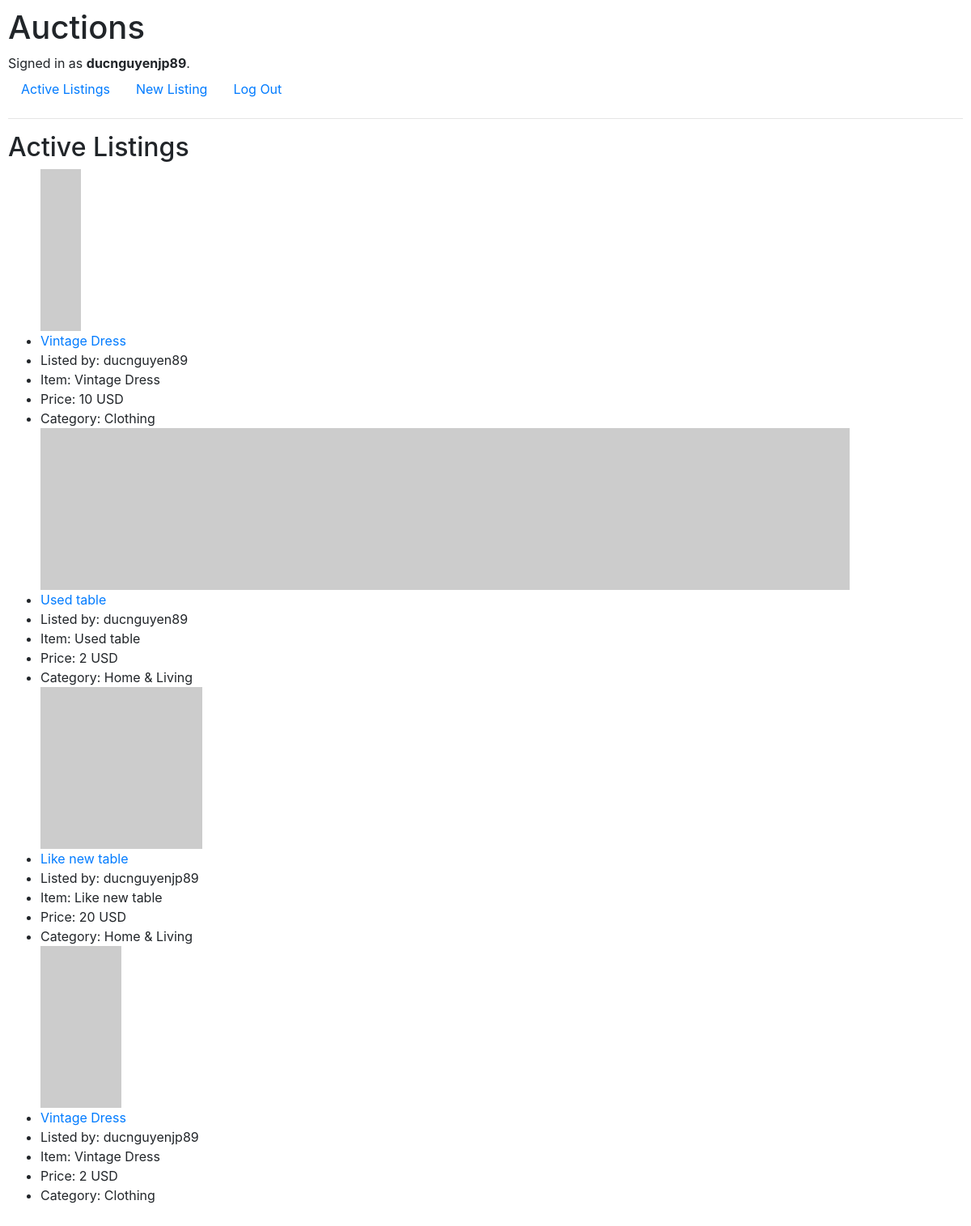
The page / (signed in) on the database its author committed.
### auctions/models.py (models this page shows, shortened)
class User(AbstractUser):
    pass

class ListingPage(models.Model):
    user = models.CharField(max_length=64)
    title = models.CharField(max_length=64)
    description = models.CharField(max_length=200)
    startbids = models.IntegerField()
    imageurl = models.URLField(max_length=200)
    category = models.ForeignKey(Categories, blank=True, null=True, on_delete=models.CASCADE, related_name='listingtype')

class Categories(models.Model):
    name = models.CharField(max_length=64)
    def __str__(self):
        return f"{self.name}"

### auctions/views.py (the view)
# urls.py: path("", views.index, name="index"),
@login_required(login_url='login')
def index(request):
    return render(request, "auctions/index.html", {
        "listings": ListingPage.objects.all()
    })

### auctions/templates/auctions/index.html
{% extends "auctions/layout.html" %}
{% block body %}
    <h2>Active Listings</h2>
    <ul>
        {% for item in listings %}
        <img src="{{ item.imageurl }}" alt="item image">
        <li><a href="{% url 'listing' item.id %}">{{ item.title }}</a></li>
        <li>Listed by: {{ item.user }}</li>
        <li>Item: {{ item.title }}</li>
        <li>Price: {{ item.startbids }} USD</li>
        <li>Category: {{ item.category }}</li>
        {% empty %}
        <li>No item found</li>
        {% endfor %}
    </ul>
{% endblock %}

### auctions/templates/auctions/layout.html (shortened to what this page needs)
{% load static %}
<!DOCTYPE html>
<html lang="en">
    <head>
        <link rel="stylesheet" href="https://stackpath.bootstrapcdn.com/bootstrap/4.4.1/css/bootstrap.min.css">
        <link href="{% static 'auctions/styles.css' %}" rel="stylesheet">
    </head>
    <body>
        <h1>Auctions</h1>
        <div>
            {% if user.is_authenticated %}
                Signed in as <strong>{{ user.username }}</strong>.
            {% else %}
                Not signed in.
            {% endif %}
        </div>
        <ul class="nav">
            <li class="nav-item">
                <a class="nav-link" href="{% url 'index' %}">Active Listings</a>
            </li>
            {% if user.is_authenticated %}
                <li class="nav-item">
                    <a class="nav-link" href="{% url 'new_listing' %}">New Listing</a>
                </li>
                <li class="nav-item">
                    <a class="nav-link" href="{% url 'logout' %}">Log Out</a>
                </li>
            {% endif %}
        </ul>
        <hr>
        {% block body %}
        {% endblock %}
    </body>
</html>

### auctions/static/auctions/styles.css (style rules this page uses)
body { padding: 10px; }

### rows shown on the page
User: username "ducnguyenjp89"
ListingPage: title "Vintage Dress", user "ducnguyen89", startbids "10", category "Clothing"
ListingPage: title "Used table", user "ducnguyen89", startbids "2", category "Home & Living"
ListingPage: title "Like new table", user "ducnguyenjp89", startbids "20", category "Home & Living"
ListingPage: title "Vintage Dress", user "ducnguyenjp89", startbids "2", category "Clothing"
